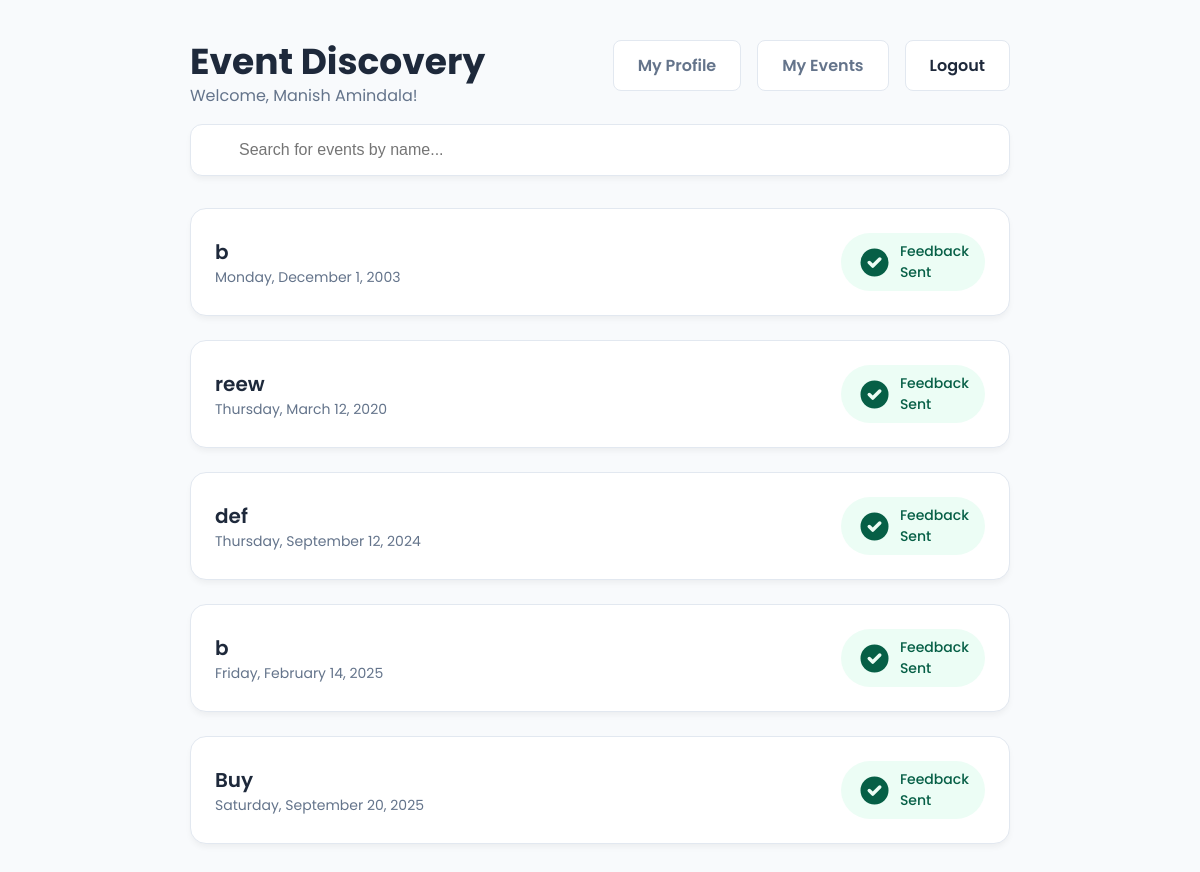
/events.php (signed in), run on the app's committed database.
### tables this page shows
CREATE TABLE items (
    id INTEGER PRIMARY KEY AUTOINCREMENT,
    title TEXT NOT NULL,
    type TEXT NOT NULL,
    event_date DATE,
    created_at DATETIME DEFAULT CURRENT_TIMESTAMP
);

### events.php (the view, shortened to what this page needs)
<?php
require_once 'config.php';
$user_id = $_SESSION['user_id'];
$search_term = '';
$sql = "SELECT * FROM items WHERE type = 'event'";
$params = [];
$sql .= " ORDER BY event_date ASC";
$stmt = $db->prepare($sql);
$stmt->execute($params);
$events = $stmt->fetchAll(PDO::FETCH_ASSOC);
$registrations = $db->query("SELECT event_id FROM registrations WHERE user_id = $user_id")->fetchAll(PDO::FETCH_COLUMN, 0);
$feedback_given = $db->query("SELECT event_id FROM feedback WHERE user_id = $user_id")->fetchAll(PDO::FETCH_COLUMN, 0);
?>
<!DOCTYPE html>
<html lang="en">
<head>
</head>
<body>
    <div class="user-container">
        <header class="user-header">
            <div>
                <h1 class="header-title">Event Discovery</h1>
                <p class="header-subtitle">Welcome, <?php echo htmlspecialchars($_SESSION['username']); ?>!</p>
            </div>
            <div class="header-actions">
                <a href="my_profile.php" class="header-btn">My Profile</a>
                <a href="my_events.php" class="header-btn">My Events</a>
                <a href="logout.php" class="header-btn" style="color: var(--danger-color);">Logout</a>
            </div>
        </header>
        <main>
            <div class="search-container">
                <form action="events.php" method="GET">
                    <input type="search" name="search" class="search-input" placeholder="Search for events by name..." value="<?php echo htmlspecialchars($search_term); ?>">
                </form>
            </div>
            <div class="event-grid">
                <?php if (empty($events)): ?>
                    <div class="text-center py-12 card">
                        <?php if (!empty($search_term)): ?>
                            <p class="text-text-light italic">No events found matching your search for "<?php echo htmlspecialchars($search_term); ?>".</p>
                        <?php else: ?>
                            <p class="text-text-light italic">No events have been scheduled by the admin yet.</p>
                        <?php endif; ?>
                    </div>
                <?php else: ?>
                    <?php foreach ($events as $event): ?>
                        <div class="event-card">
                            <div class="event-info">
                                <p class="title"><?php echo htmlspecialchars($event['title']); ?></p>
                                <p class="date"><?php echo date("l, F j, Y", strtotime($event['event_date'])); ?></p>
                            </div>
                            <div class="event-actions">
                                <?php if (in_array($event['id'], $registrations)): ?>
                                    <?php if (in_array($event['id'], $feedback_given)): ?>
                                        <div class="status-badge">
                                            <svg xmlns="http://www.w3.org/2000/svg" class="h-5 w-5" viewBox="0 0 20 20" fill="currentColor"><path fill-rule="evenodd" d="M10 18a8 8 0 100-16 8 8 0 000 16zm3.707-9.293a1 1 0 00-1.414-1.414L9 10.586 7.707 9.293a1 1 0 00-1.414 1.414l2 2a1 1 0 001.414 0l4-4z" clip-rule="evenodd" /></svg>
                                            <span>Feedback Sent</span>
                                        </div>
                                    <?php else: ?>
                                        <button onclick="openFeedbackModal(<?php echo $event['id']; ?>, '<?php echo htmlspecialchars(addslashes($event['title'])); ?>')" class="btn btn-feedback">Leave Feedback</button>
                                    <?php endif; ?>
                                <?php endif; ?>
                            </div>
                        </div>
                    <?php endforeach; ?>
                <?php endif; ?>
            </div>
        </main>
    </div>
</body>
</html>

### events.php (style rules this page uses)
:root { --primary-color: #4F46E5; --primary-hover: #4338CA; --feedback-color: #F59E0B; --feedback-hover: #D97706; --bg-color: #F8FAFC; --card-bg: #FFFFFF; --text-dark: #1E293B; --text-light: #64748B; --border-color: #E2E8F0; }
* { box-sizing: border-box; margin: 0; padding: 0; }
body { font-family: 'Poppins', sans-serif; background-color: var(--bg-color); color: var(--text-dark); }
.user-container { max-width: 900px; margin: 0 auto; padding: 2.5rem; }
.user-header { display: flex; justify-content: space-between; align-items: flex-start; margin-bottom: 1rem; }
.header-title { font-size: 2.25rem; font-weight: 700; line-height: 1.2; }
.header-subtitle { color: var(--text-light); }
.header-actions { display: flex; gap: 1rem; }
.header-btn { display: inline-block; padding: 0.75rem 1.5rem; background-color: var(--card-bg); border: 1px solid var(--border-color); color: var(--text-light); border-radius: 0.5rem; text-decoration: none; font-weight: 600; transition: all 0.3s ease; }
.search-container { margin-bottom: 2rem; position: relative; }
.search-input { width: 100%; padding: 1rem 1rem 1rem 3rem; border: 1px solid var(--border-color); border-radius: 0.75rem; font-size: 1rem; box-shadow: 0 4px 6px -1px rgba(0,0,0,0.05); }
.event-grid { display: grid; grid-template-columns: 1fr; gap: 1.5rem; }
.event-card { background-color: var(--card-bg); border-radius: 1rem; padding: 1.5rem; border: 1px solid var(--border-color); box-shadow: 0 4px 6px -1px rgba(0,0,0,0.05); display: flex; justify-content: space-between; align-items: center; transition: all 0.3s ease; }
.event-info .title { font-size: 1.25rem; font-weight: 600; }
.event-info .date { color: var(--text-light); font-size: 0.875rem; }
.status-badge { display: inline-flex; align-items: center; gap: 0.5rem; padding: 0.5rem 1rem; border-radius: 9999px; font-size: 0.875rem; font-weight: 500; background-color: #ECFDF5; color: #065F46; }

### data on the page
items: title "b", event_date "Monday, December 1, 2003", shows "Feedback Sent"
items: title "reew", event_date "Thursday, March 12, 2020", shows "Feedback Sent"
items: title "def", event_date "Thursday, September 12, 2024", shows "Feedback Sent"
items: title "b", event_date "Friday, February 14, 2025", shows "Feedback Sent"
items: title "Buy", event_date "Saturday, September 20, 2025", shows "Feedback Sent"

### other printed values
$_SESSION['username'] "Manish Amindala"
